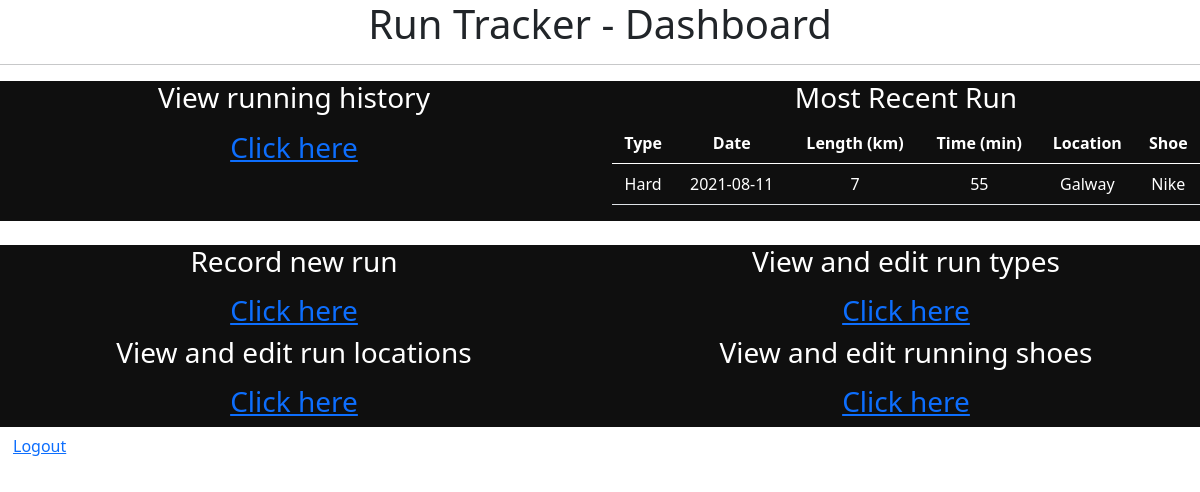
The page /dashboard (signed in) on the database its author committed.
### Model/Run.py (models this page shows, shortened)
class Run(db.Model):
    __tablename__ = 'runs'
    id = db.Column('run_id', db.Integer, primary_key = True)
    length = db.Column(db.String(50))
    location = db.Column(db.Integer, ForeignKey('runlocation.runlocation_id'))
    time = db.Column(db.String(10))
    shoe = db.Column(db.Integer, ForeignKey('shoes.shoe_id'))
    userid = db.Column(db.Integer,ForeignKey('user.id' ))
    date = db.Column(db.String(10))
    typeofrun = db.Column(db.Integer, ForeignKey('runtype.runtype_id'))
    related_type_of_run = relationship('Runtype', backref='Run',lazy="joined")
    related_location_of_run = relationship('Runlocation', backref='Run',lazy="joined")
    related_shoe_of_run = relationship('Shoe', backref='Run',lazy="joined")

### Model/Runtype.py (models this page shows, shortened)
class Runtype(db.Model):
    __tablename__ = 'runtype'
    id = db.Column('runtype_id', db.Integer, primary_key = True)
    description = db.Column(db.String(100))
    userid = db.Column(db.Integer,ForeignKey('user.id' ))

### Model/Runlocation.py (models this page shows, shortened)
class Runlocation(db.Model):
    __tablename__ = 'runlocation'
    id = db.Column('runlocation_id', db.Integer, primary_key = True)
    description = db.Column(db.String(100))
    userid = db.Column(db.Integer,ForeignKey('user.id' ))

### Model/Shoe.py (models this page shows, shortened)
class Shoe(db.Model):
    __tablename__ = 'shoes'
    id = db.Column('shoe_id', db.Integer, primary_key = True)
    description = db.Column(db.String(100))
    max_distance = db.Column(db.Integer)
    current_distance = db.Column(db.Integer)
    userid = db.Column(db.Integer,ForeignKey('user.id' ))

### Controllers/RunController.py (the view)
@options_run.route("/dashboard")
@login_required
def run_options():
    runs = Run.query.filter_by(userid = current_user.id).order_by(desc(Run.date)).limit(1)
    return render_template('run_options.html',recent = runs)

### main.py (called while the page is built)
@login_manager.user_loader
def load_user(user_id):
    return User.query.get(int(user_id))

### Templates/run_options.html (shortened to what this page needs)
<!DOCTYPE html>
<html lang = "en">
   <head>
      <link href="https://cdn.jsdelivr.net/npm/bootstrap@5.0.2/dist/css/bootstrap.min.css" rel="stylesheet"></head>
   <body>
      <div class="col-sm-12 text-center" style="background-color:rgb(255, 255, 255);">
         <h1> Run Tracker - Dashboard</h1>
         </div>
      <hr/>
<div class="row">
<div class="col-sm-6 text-center text-white" style="background-color:rgb(15, 15, 15);">
   <h3> View running history <p></p> <a href = "{{ url_for('data_run.run_data') }}"> Click here
      </a></h3>
   </div>
<div class="col-sm-6 text-center text-white" style="background-color:rgb(15, 15, 15);">
   <h3>Most Recent Run</h3>
               <table class="table table-hover text-white">
               <thead>
                   <tr>
                       <th>Type</th>
                       <th>Date</th>
                       <th>Length (km)</th>
                       <th>Time (min)</th>
                       <th>Location </th>
                       <th>Shoe </th>
                   </tr>
               </thead>
               <tbody class="text-center">
               {% for row in recent| batch(1) %}
                  {% include "run_recent.html" %}
              {% endfor %}
               </tbody>
               </table>
            </div>
</div><br>
<div class="row">
   <div class="col-sm-6 text-center text-white" style="background-color:rgb(15, 15, 15);">
      <h3>Record new run <p></p><a href = "{{ url_for('new_run.run_new') }}"> Click here
         </a></h3>
      </div>
   <div class="col-sm-6 text-center text-white" style="background-color:rgb(15, 15, 15);">
      <h3> View and edit run types <p></p> <a href = "{{ url_for('options_type.type_options') }}"> Click here
         </a></h3>
      </div>
   </div>
   <div class="row">
   <div class="col-sm-6 text-center text-white" style="background-color:rgb(15, 15, 15);">
         <h3>View and edit run locations <p></p><a href = "{{ url_for('options_location.location_options') }}"> Click here
            </a></h3>
         </div>
   <div class="col-sm-6 text-center text-white" style="background-color:rgb(15, 15, 15);">
            <h3>View and edit running shoes <p></p><a href = "{{ url_for('options_shoe.shoe_options') }}"> Click here
               </a></h3>
            </div>
</div>
<div class="btn text-center">
   <a href = "{{ url_for('auth.logout') }}"> Logout
      </a>
   </div>
</html>

### Templates/run_recent.html
<tr>
    <td>{{ row[0].related_type_of_run.description}}</td>
    <td>{{ row[0].date }}</td>
    <td>{{ row[0].length }}</td>
    <td>{{ row[0].time }}</td>
    <td>{{ row[0].related_location_of_run.description}}</td>
    <td>{{ row[0].related_shoe_of_run.description}}</td>
</tr>

### rows shown on the page
Run: description "Hard", date "2021-08-11", length "7", time "55", description "Galway", description "Nike"
